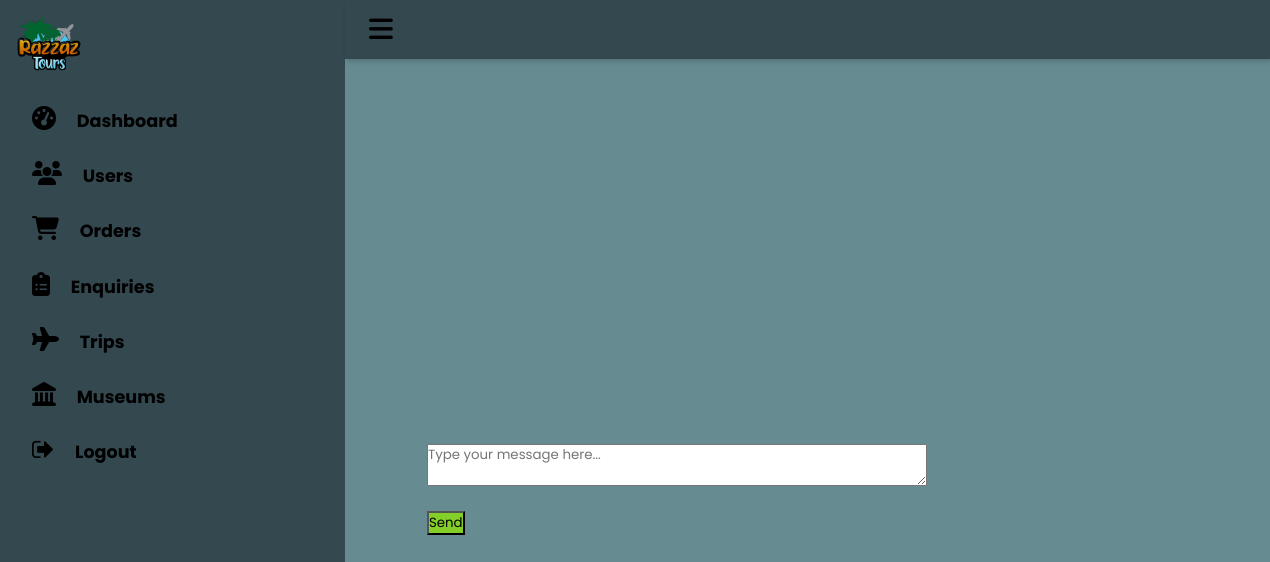
Page /ChatAdminN.php?id=9 on the earlier database version.
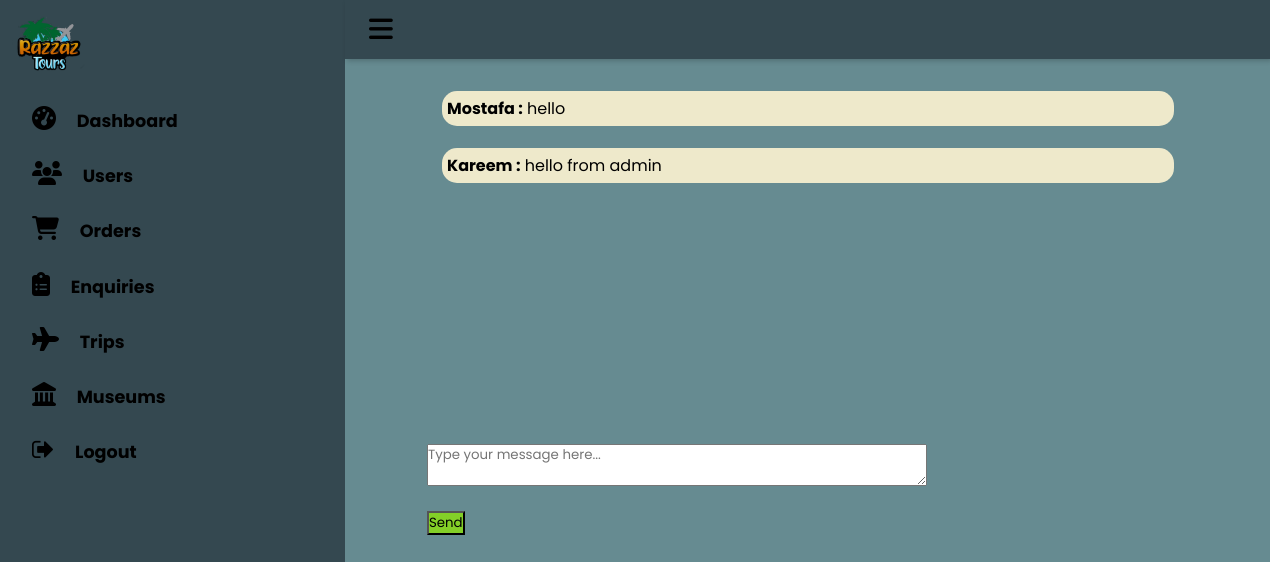
Same page on the later database version.
### tables this page shows
CREATE TABLE `chat` (
  `id` int(11) NOT NULL,
  `sender` int(11) NOT NULL,
  `sender_name` varchar(255) NOT NULL,
  `reciever` int(11) NOT NULL,
  `message` varchar(255) NOT NULL,
  `links` varchar(250) NOT NULL,
  `images` blob NOT NULL,
  `time` timestamp NOT NULL DEFAULT current_timestamp()
);

### ChatAdminN.php (the view, shortened to what this page needs)
<?php
	include 'DB.php';
	if(isset($_GET['id'])){
		$id = mysqli_real_escape_string($conn, $_GET['id']);
        $sql = "SELECT * FROM `chat` WHERE sender = $id OR reciever = $id";
		$result = mysqli_query($conn, $sql);
    }
?>
<html>
    <head>
      <header>
<?php include'adminmenu.php'; ?>
</header>
    </head>
    <body style=" background-color: #668B91;">
<div style="margin-left: 300px;" class="container">
  <div class="display-chat">
<?php
		while($row= $result->fetch_assoc())
		{
?>
		<div class="message">
			<p>
				<span><?php echo $row['sender_name']; ?> :</span>
				<?php echo $row['message']; ?>
        <br>
			</p>
		</div>
<?php
		}
?>
  </div>
  <form class="form-horizontal" method="post" action="sendMessageAdminN.php">
    <div class="form-group">
      <div class="col-sm-10">
        <textarea name="msg" class="form-control" style= "width:500px" placeholder="Type your message here..."></textarea>
      </div>
	         <br>
      <div class="col-sm-2">
        <button type="submit"  style= "background-color: #83cf27; "class="btn btn-primary">Send</button>
      </div>
    </div>
  </form>
</div>
</body>
</html>

Differences in the rows shown:
added chat: sender_name "Mostafa", message "hello"
added chat: sender_name "Kareem", message "hello from admin"
